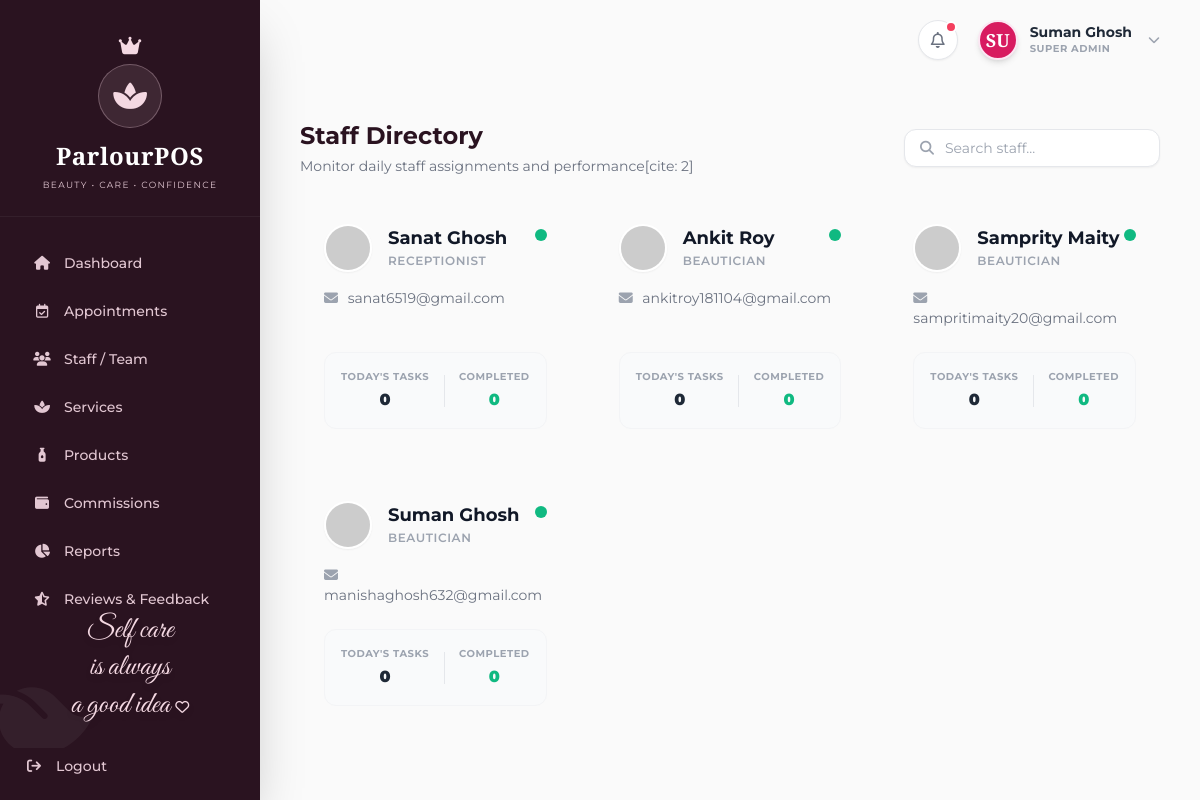
The app's page /ParlourPOS/manager/staff.php (signed in) with its own data.
### tables this page shows
CREATE TABLE `users` (
  `id` int(11) NOT NULL,
  `name` varchar(100) NOT NULL,
  `email` varchar(100) NOT NULL,
  `phone` varchar(20) DEFAULT NULL,
  `password` varchar(255) DEFAULT NULL,
  `role` enum('Super Admin','Manager','Receptionist','Beautician') NOT NULL,
  `commission_type` enum('Percentage','Fixed','None') DEFAULT 'None',
  `commission_value` decimal(10,2) DEFAULT 0.00,
  `status` enum('Active','Inactive') DEFAULT 'Active',
  `photo` varchar(255) DEFAULT NULL,
  `document` varchar(255) DEFAULT NULL,
  `created_at` timestamp NOT NULL DEFAULT current_timestamp(),
  `google_id` varchar(255) DEFAULT NULL
);

### ParlourPOS/manager/staff.php (the view, shortened to what this page needs)
<?php
require_once '../config/database.php';
$staff_list = [];
$today = date('Y-m-d');
try {
    $query = "
        SELECT
            u.id, u.name, u.email, u.role, u.status,
            (SELECT COUNT(*) FROM appointments WHERE staff_id = u.id AND appointment_date = '$today') as today_appointments,
            (SELECT COUNT(*) FROM appointments WHERE staff_id = u.id AND appointment_date = '$today' AND status = 'Completed') as completed_today
        FROM users u
        WHERE u.role IN ('Beautician', 'Receptionist')
        ORDER BY u.role ASC, u.name ASC
    ";
    $res = $conn->query($query);
    if($res) while($r = $res->fetch_assoc()) $staff_list[] = $r;
} catch (Exception $e) {}
require_once '../includes/header.php';
?>
<div class="mb-6 flex flex-col sm:flex-row sm:items-center justify-between gap-4">
    <div>
        <h3 class="text-2xl font-bold text-brand-sidebar">Staff Directory</h3>
        <p class="text-sm text-gray-500 mt-1">Monitor daily staff assignments and performance[cite: 2]</p>
    </div>
    <div class="relative">
        <i class="fa-solid fa-magnifying-glass absolute left-4 top-1/2 -translate-y-1/2 text-gray-400 text-sm"></i>
        <input type="text" id="staffSearch" placeholder="Search staff..." class="w-full sm:w-64 pl-10 pr-4 py-2 bg-white border border-gray-200 rounded-xl text-sm focus:outline-none focus:border-brand-sidebar shadow-sm transition-smooth">
    </div>
</div>
<div class="grid grid-cols-1 md:grid-cols-2 lg:grid-cols-3 gap-6" id="staffGrid">
    <?php if(empty($staff_list)): ?>
        <div class="col-span-full py-12 text-center text-gray-400 font-medium bg-white rounded-2xl border border-gray-100">No staff members found.</div>
    <?php else: ?>
        <?php foreach($staff_list as $staff): ?>
            <div class="pos-card p-6 flex flex-col staff-card transition-smooth hover:-translate-y-1 hover:shadow-lg hover:border-brand-sidebar/20" data-name="<?= strtolower($staff['name']) ?>">
                <div class="flex justify-between items-start mb-4">
                    <div class="flex items-center gap-4">
                        <img src="https://ui-avatars.com/api/?name=<?= urlencode($staff['name']) ?>&background=e2e8f0&color=1a1b41&rounded=true" class="w-12 h-12 rounded-full border-2 border-white shadow-sm" alt="Avatar">
                        <div>
                            <h4 class="font-bold text-gray-900 text-lg leading-tight staff-name"><?= htmlspecialchars($staff['name']) ?></h4>
                            <p class="text-xs font-semibold text-gray-400 uppercase tracking-wider mt-1"><?= htmlspecialchars($staff['role']) ?></p>
                        </div>
                    </div>
                    <div>
                        <span class="w-3 h-3 rounded-full inline-block <?= $staff['status'] === 'Active' ? 'bg-emerald-500' : 'bg-rose-500' ?>" title="<?= $staff['status'] ?>"></span>
                    </div>
                </div>
                <div class="text-sm text-gray-500 mb-6 flex-1">
                    <p><i class="fa-solid fa-envelope w-5 text-gray-400"></i> <?= htmlspecialchars($staff['email']) ?></p>
                </div>
                <div class="bg-gray-50 p-4 rounded-xl border border-gray-100 flex justify-between items-center">
                    <div class="text-center">
                        <p class="text-[10px] font-bold text-gray-400 uppercase tracking-wider mb-1">Today's Tasks</p>
                        <p class="font-black text-gray-800"><?= $staff['today_appointments'] ?></p>
                    </div>
                    <div class="text-center">
                        <p class="text-[10px] font-bold text-gray-400 uppercase tracking-wider mb-1">Completed</p>
                        <p class="font-black text-emerald-500"><?= $staff['completed_today'] ?></p>
                    </div>
                </div>
            </div>
        <?php endforeach; ?>
    <?php endif; ?>
</div>
<?php require_once '../includes/footer.php'; ?>

### ParlourPOS/includes/header.php (shortened to what this page needs)
<?php
$role = $_SESSION['role'] ?? '';
$user_name = $_SESSION['name'] ?? 'User';
$notifications = [];
if (isset($conn)) {
    try {
        if (in_array($role, ['Super Admin', 'Receptionist'])) {
            $ns = $conn->query("SELECT appointment_date, appointment_time FROM appointments WHERE status='Pending' ORDER BY created_at DESC LIMIT 3");
            if ($ns) {
                while ($r = $ns->fetch_assoc()) {
                    $notifications[] = [
                        'icon' => 'fa-calendar-plus text-blue-500 bg-blue-50',
                        'title' => 'New Appointment Request',
                        'desc' => "Pending request for " . date('d M', strtotime($r['appointment_date'])),
                        'time' => date('h:i A', strtotime($r['appointment_time']))
                    ];
                }
            }
        }
    } catch (Exception $e) {
    }
}
$notif_count = count($notifications);
?>
<!DOCTYPE html>
<html lang="en">
<head>
    <link rel="stylesheet" href="https://cdnjs.cloudflare.com/ajax/libs/font-awesome/6.4.0/css/all.min.css">
    <script src="https://cdn.tailwindcss.com"></script>
</head>
<body class="flex h-screen overflow-hidden font-sans text-gray-800 antialiased">
    <?php require_once 'sidebar.php'; ?>
    <main class="flex-1 flex flex-col h-screen overflow-hidden bg-[#FAFAFA] relative">
        <header class="h-[80px] bg-[#FAFAFA] flex items-center justify-between px-6 lg:px-10 shrink-0 z-40 relative">
            <div class="flex items-center gap-5">
                <div class="relative">
                    <button onclick="toggleNotifications()" class="w-10 h-10 rounded-full bg-white border border-gray-200 flex items-center justify-center text-gray-500 hover:text-brand-magenta hover:border-brand-magenta transition-colors shadow-sm relative">
                        <i class="fa-regular fa-bell"></i>
                        <?php if ($notif_count > 0): ?>
                            <span class="absolute top-0 right-0 w-3 h-3 bg-rose-500 border-2 border-white rounded-full animate-pulse"></span>
                        <?php endif; ?>
                    </button>
                </div>
                <div class="flex items-center gap-3 relative cursor-pointer" onclick="toggleProfileDropdown()">
                    <div class="w-10 h-10 rounded-full bg-brand-magenta text-white flex items-center justify-center font-serif font-bold text-lg shadow-md border-2 border-pink-100">
                        <?= strtoupper(substr($user_name, 0, 2)) ?>
                    </div>
                    <div class="hidden md:block">
                        <div class="text-sm font-bold text-gray-800 leading-tight"><?= htmlspecialchars($user_name) ?></div>
                        <div class="text-[10px] text-gray-400 uppercase tracking-wider font-bold"><?= htmlspecialchars($role) ?></div>
                    </div>
                    <i class="fa-solid fa-chevron-down text-xs text-gray-400 ml-1 hidden md:block"></i>
                </div>
            </div>
        </header>
        <div class="flex-1 overflow-y-auto no-scrollbar p-6 lg:p-10 pb-24 relative z-10">

### ParlourPOS/includes/sidebar.php (shortened to what this page needs)
<?php
$current_page = basename($_SERVER['PHP_SELF']);
$current_dir = basename(dirname($_SERVER['PHP_SELF']));
$role = $_SESSION['role'] ?? '';
$app_dir = str_replace('\\', '/', dirname(__DIR__));
$doc_root = str_replace('\\', '/', $_SERVER['DOCUMENT_ROOT']);
$base_url = str_replace($doc_root, '', $app_dir);
function isActive($page, $dir = null) {
    global $current_page, $current_dir;
    if ($dir !== null) {
        $is_active = ($current_page === $page && $current_dir === $dir);
    } else {
        $is_active = ($current_page === $page);
    }
    return 'text-[#E2C7D2] hover:text-white hover:bg-white/5 font-medium';
}
$logout_path = ($role === 'Customer') ? $base_url . '/customers/logout.php' : $base_url . '/auth/logout.php';
?>
<aside id="app-sidebar" class="fixed inset-y-0 left-0 w-[260px] bg-brand-sidebar text-white shadow-2xl flex flex-col z-50 transform -translate-x-full lg:translate-x-0 lg:relative transition-smooth duration-300">
    <div class="pt-8 pb-6 flex flex-col items-center border-b border-white/5 shrink-0 relative overflow-hidden">
        <i class="fa-solid fa-crown text-brand-pink text-xl mb-1 relative z-10"></i>
        <div class="w-16 h-16 rounded-full bg-brand-pink/10 flex items-center justify-center mb-3 relative z-10 border border-brand-pink/30">
            <i class="fa-solid fa-spa text-brand-pink text-3xl"></i>
        </div>
        <h1 class="font-serif text-2xl font-bold text-white tracking-wide relative z-10">ParlourPOS</h1>
        <p class="text-[9px] text-[#E2C7D2] uppercase tracking-[0.15em] mt-1.5 relative z-10">Beauty &bull; Care &bull; Confidence</p>
    </div>
    <nav class="flex-1 overflow-y-auto py-6 px-4 space-y-1 no-scrollbar">
        <?php if ($role === 'Super Admin'): ?>
            <a href="<?= $base_url ?>/super_admin/dashboard.php" class="flex items-center gap-3 px-4 py-3 rounded-xl text-sm transition-smooth <?= isActive('dashboard.php', 'super_admin') ?>">
                <i class="fa-solid fa-house w-5 text-center"></i> Dashboard
            </a>
            <a href="<?= $base_url ?>/super_admin/appointments.php" class="flex items-center gap-3 px-4 py-3 rounded-xl text-sm transition-smooth <?= isActive('appointments.php') ?>">
                <i class="fa-regular fa-calendar-check w-5 text-center"></i> Appointments
            </a>
            <a href="<?= $base_url ?>/super_admin/roles_permissions.php" class="flex items-center gap-3 px-4 py-3 rounded-xl text-sm transition-smooth <?= isActive('roles_permissions.php') ?>">
                <i class="fa-solid fa-users w-5 text-center"></i> Staff / Team
            </a>
            <a href="<?= $base_url ?>/super_admin/services.php" class="flex items-center gap-3 px-4 py-3 rounded-xl text-sm transition-smooth <?= isActive('services.php') ?>">
                <i class="fa-solid fa-spa w-5 text-center"></i> Services
            </a>
            <a href="<?= $base_url ?>/super_admin/products.php" class="flex items-center gap-3 px-4 py-3 rounded-xl text-sm transition-smooth <?= isActive('products.php') ?>">
                <i class="fa-solid fa-bottle-droplet w-5 text-center"></i> Products
            </a>
            <a href="<?= $base_url ?>/super_admin/commissions.php" class="flex items-center gap-3 px-4 py-3 rounded-xl text-sm transition-smooth <?= isActive('commissions.php') ?>">
                <i class="fa-solid fa-wallet w-5 text-center"></i> Commissions
            </a>
            <a href="<?= $base_url ?>/super_admin/reports.php" class="flex items-center gap-3 px-4 py-3 rounded-xl text-sm transition-smooth <?= isActive('reports.php') ?>">
                <i class="fa-solid fa-chart-pie w-5 text-center"></i> Reports
            </a>
            <a href="<?= $base_url ?>/super_admin/feedback.php" class="flex items-center gap-3 px-4 py-3 rounded-xl text-sm transition-smooth <?= isActive('feedback.php') ?>">
                <i class="fa-solid fa-star-half-stroke w-5 text-center"></i> Reviews & Feedback
            </a>
        <?php endif; ?>
    </nav>
    <div class="p-6 pt-0 shrink-0 text-center relative overflow-hidden">
        <p class="font-cursive text-brand-pink text-3xl leading-tight relative z-10 drop-shadow-md">Self care<br>is always<br>a good idea <i class="fa-regular fa-heart text-sm"></i></p>
        <i class="fa-solid fa-leaf text-8xl text-white/5 absolute -bottom-4 -left-4 z-0 rotate-45"></i>
    </div>
    <div class="px-6 pb-6 shrink-0 pt-2 relative z-20">
        <a href="<?= $logout_path ?>" class="flex items-center gap-3 text-sm font-medium text-[#E2C7D2] hover:text-white transition-smooth group">
            <i class="fa-solid fa-arrow-right-from-bracket w-5 text-center group-hover:text-brand-pink transition-colors"></i> Logout
        </a>
    </div>
</aside>

### ParlourPOS/includes/footer.php (shortened to what this page needs)
            </div>
        </main>
</body>
</html>

### ParlourPOS/includes/header.php (style rules this page uses)
body { background-color: #FAFAFA; }
.no-scrollbar { -ms-overflow-style: none; scrollbar-width: none; }
.transition-smooth { transition: all 0.3s cubic-bezier(0.4, 0, 0.2, 1); }

### records on screen
users: name "Sanat Ghosh", role "RECEPTIONIST", email "sanat6519@gmail.com", today_appointments "0", completed_today "0"
users: name "Ankit Roy", role "BEAUTICIAN", email "ankitroy181104@gmail.com", today_appointments "0", completed_today "0"
users: name "Samprity Maity", role "BEAUTICIAN", email "sampritimaity20@gmail.com", today_appointments "0", completed_today "0"
users: name "Suman Ghosh", role "BEAUTICIAN", email "manishaghosh632@gmail.com", today_appointments "0", completed_today "0"

### other values on screen
substr($user_name, 0, 2) "SU"
$user_name "Suman Ghosh"
$role "SUPER ADMIN"
